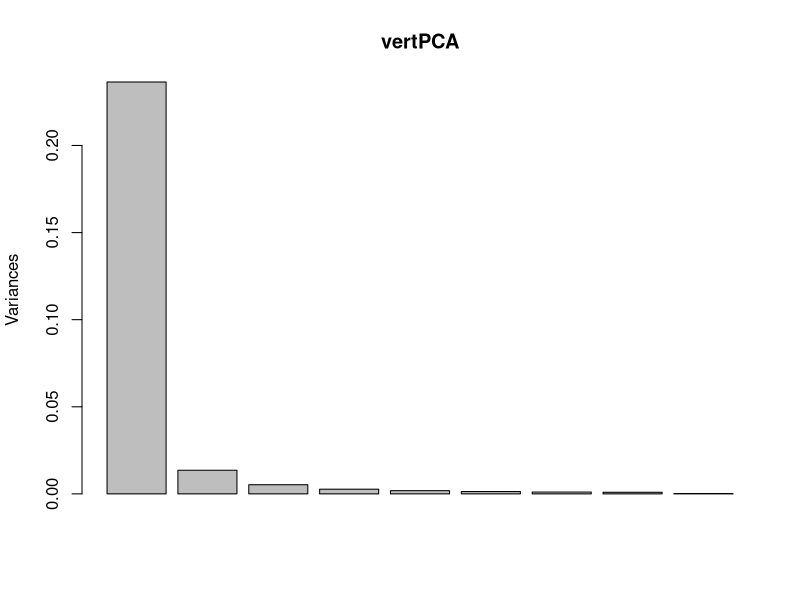
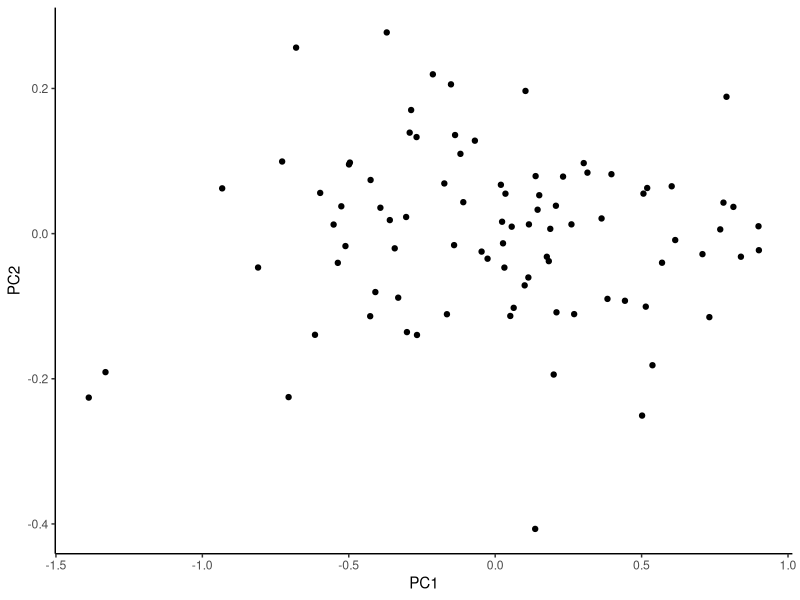
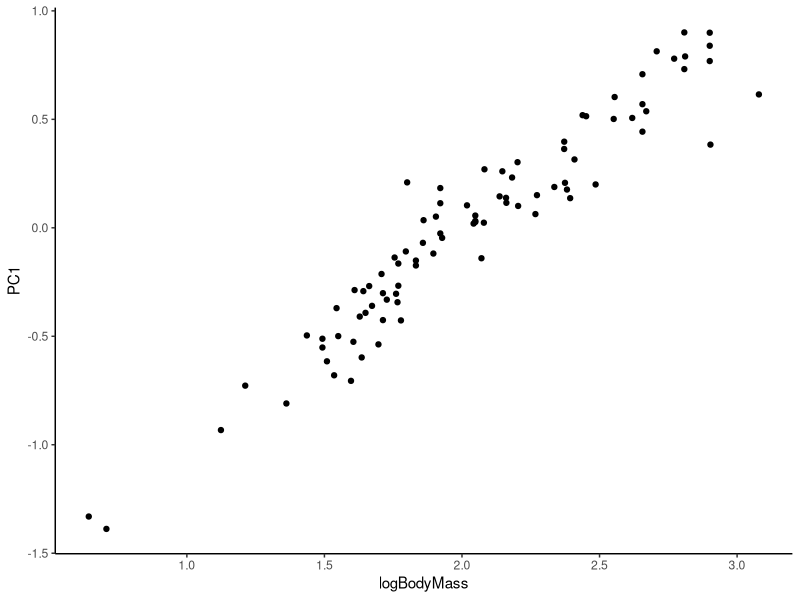

The R source for these figures, in order:
## ---- chunk 1
knitr::opts_chunk$set(echo = TRUE)
## ---- chunk 2
library(tidyverse)
## ---- chunk 3
vertData_tbl <- as_tibble(read.csv("ruminant_vert_morph_data.csv"))

vertData_tbl
## ---- chunk 4
vertData_tbl %>%  # take our vertData_tbl 'and then' do the following:
  select(-X,-type, logBMSS) %>%  #remove columns we don't need for PCA
  filter(!is.na(value)) %>%  #remove NAs -- not necessary, prcomp will handle it, but nice to do
  filter(vertebra == 'C2') %>% #filter the data by row so that we're using just the measurements from the second cervical vertebra (C2)
  mutate(measureName = str_replace_all( #add a new column with full names of measurements for non-morphologists
    measure,
    c("CH" = "centrumHeight", 
      "CL" = "centrumLength", 
      "CW" = "centrumWidth",
      "DL" = "densLength",
      "DW" = "densWidth",
      "NSL" = "neuralSpineLength",
      "NSLA" = "neuralSpineLeverArm",
      "preZD" = "preZygDist",
      "TPLA" = "transProcessLeverArm"
      )
  )) 
## ---- chunk 5
vertData <-
  vertData_tbl %>%  #all the same stuff as above, but now saving it as a new tibble
  select(-X, -type, logBMSS) %>%
  filter(!is.na(value)) %>%
  filter(vertebra == 'C2') %>% #
  mutate(measureName = str_replace_all(measure,
    c(
      "CH" = "centrumHeight",
      "CL" = "centrumLength",
      "CW" = "centrumWidth",
      "DL" = "densLength",
      "DW" = "densWidth",
      "NSL" = "neuralSpineLength",
      "NSLA" = "neuralSpineLeverArm",
      "preZD" = "preZygDist",
      "TPLA" = "transProcessLeverArm"
    )
  )) %>%
  select(catNum, measureName,logValue, sex, spp, logBodyMass = logBMSS, fightStyle) #select columns we want in different order, rename body mass column

vertData #view the new tibble
## ---- chunk 6
vertData %>% 
  distinct(measureName)

vertData %>% 
  distinct(spp)

vertData %>% 
  distinct(catNum)
## ---- chunk 7
wideData <- vertData %>% 
  spread(key = measureName, value = logValue) #now each specimen has its own row with 9 vertebral measurements

wideData
## ---- chunk 8
vertPCA <- prcomp(wideData[,6:14])
## ---- chunk 9
summary(vertPCA)
## ---- chunk 10
screeplot(vertPCA)
## ---- chunk 11
vertPCA$rotation # this is the matrix of variable loadings (eigenvectors)

vertPCA$x #this gives the PC scores for each specimen on each component (centered data multipled by the rotation matrix) (row numbers correspond to the initial data rows)

vertPCA$sdev #standard deviations of each PC, aka square roots of eigenvalues
## ---- chunk 12
vertPCscores <- vertPCA$x %>% 
  as_tibble() %>% #convert PC scores (vertPCA$x) to tibble
  add_column(catNum = wideData$catNum) %>%  #add catalog numbers from df used for PCA (unique identifiers)
  right_join(wideData, by = 'catNum') %>% #rejoin the PC scores to wideData tibble
  select(catNum:fightStyle, PC1:PC9) #select name, sex, fighting style columns and PC scores

vertPCscores
## ---- chunk 13
 vertPCscores %>%   
  ggplot(aes(x = PC1, y = PC2)) +
  geom_point() +
  theme_classic()
## ---- chunk 14
vertPCscores %>%   
  ggplot(aes(x = logBodyMass, y = PC1)) +
  geom_point() +
  theme_classic()
